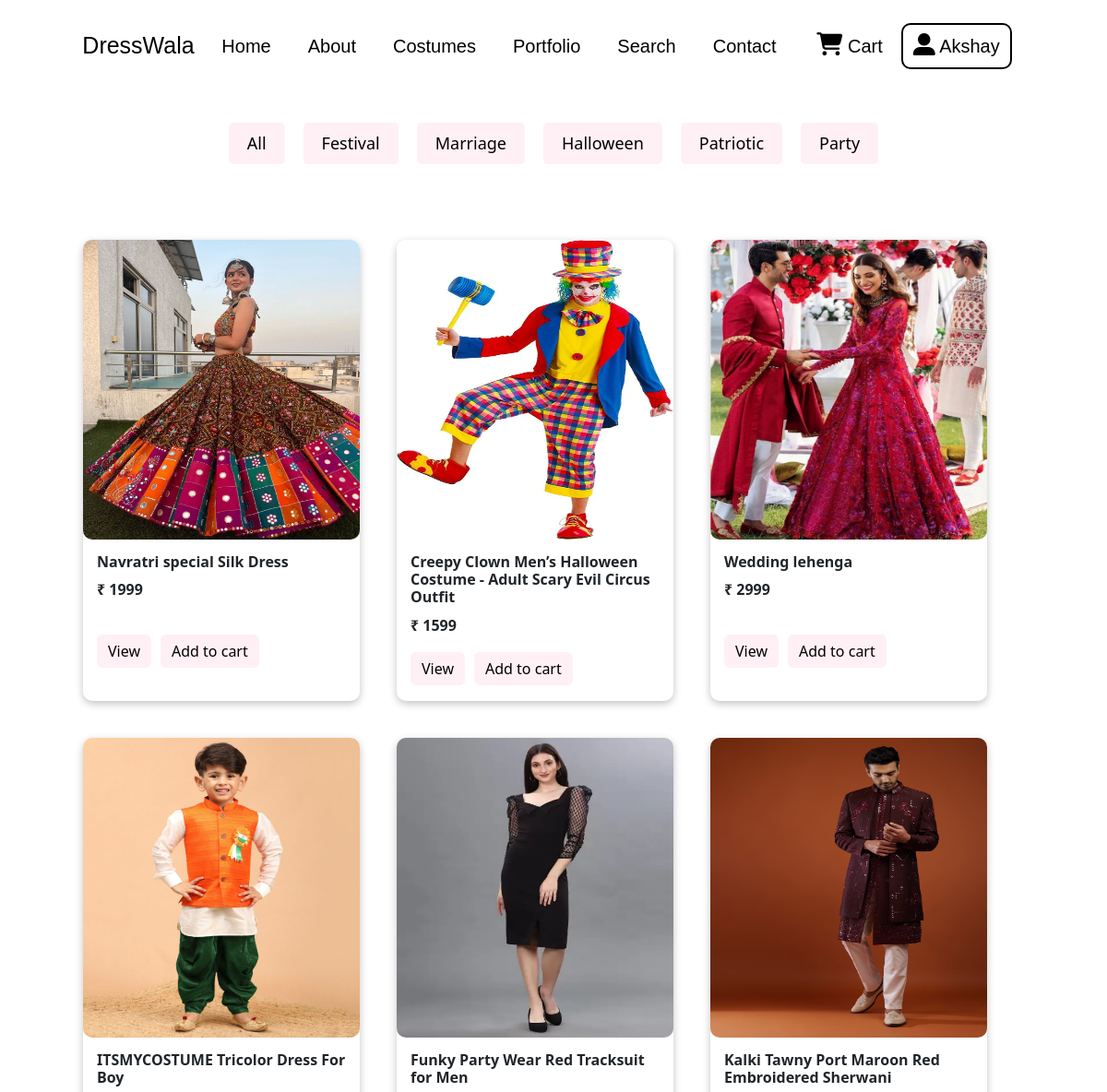
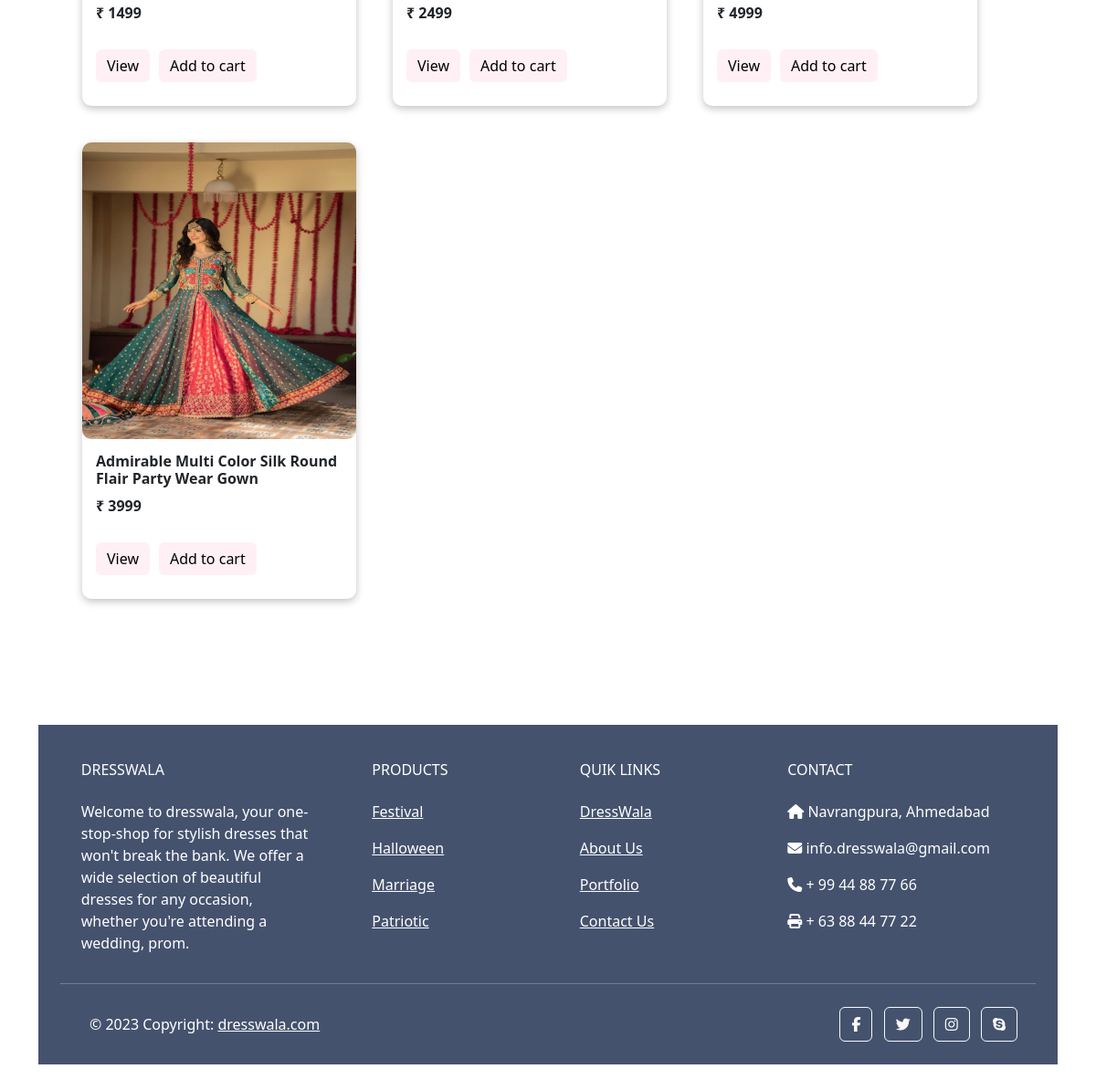
/costumes/ (signed in), run on the app's committed database (2 pictures, top to bottom).
### Mainpage/models.py (models this page shows, shortened)
class ProductData(models.Model):
    product_id = models.AutoField
    product_name = models.TextField(max_length=200,default="")
    product_price = models.IntegerField(default=0)
    product_img = models.ImageField(upload_to="products")
    product_desc = models.TextField(max_length=6000,default="")
    product_cat = models.TextField(max_length=100,default="")

### Mainpage/views.py (the view)
# urls.py: path('costumes/',views.Costumepage,name="Costumepage"),
def Costumepage(request):
    products = ProductData.objects.all()
    return render(request,"Mainpage/costume.html",{"products":products})

### Mainpage/templates/Mainpage/costume.html (shortened to what this page needs)
{% extends 'Mainpage/basic.html' %}
{% load static %}
    {% block body %}
    <div class="main">
        <div class="header-part">
            <div class="category">
                <form action="/costumes/" method="post">{% csrf_token %}
                    <button type="submit">All</button>
                </form>
            </div>
            <div class="category">
                <form action="/festival/" method="post">{% csrf_token %}
                    <button type="submit">Festival</button>
                </form>
            </div>
            <div class="category">
                <form action="/Marriage/" method="post">{% csrf_token %}
                    <button type="submit">Marriage</button>
                </form>
            </div>
            <div class="category">
                <form action="/Halloween/" method="post">{% csrf_token %}
                    <button type="submit">Halloween</button>
                </form>
            </div>
            <div class="category">
                <form action="/Patriotic/" method="post">{% csrf_token %}
                    <button type="submit">Patriotic</button>
                </form>
            </div>
            <div class="category">
                <form action="/Party/" method="post">{% csrf_token %}
                    <button type="submit">Party</button>
                </form>
            </div>
        </div>
        <div class="content">
            {% for i in products %}
            <div class="box">
                <div class="img-part">
                    <img style="height: 100%; width: 100%;" src="/media/{{i.product_img}}" alt="">
                </div>
                <div class="card-content">
                    <div class="heading">
                        <h6><b>{{i.product_name}}</b></h6>
                        <p><b>₹ {{i.product_price}}</b></p>
                    </div>
                    <a href="/product/{{i.id}}"><button type="button" style="margin-right: 10px;"
                            class="btn btn-primary">View</button></a>
                    <form action="/Mycart/" method="post">{% csrf_token %}
                        <button type="submit" class="btn btn-primary">Add to cart</button>
                    </form>
                </div>
            </div>
            {% endfor %}
        </div>
    </div>
    {% endblock %}

### Mainpage/templates/Mainpage/basic.html (shortened to what this page needs)
{% load static %}
<!doctype html>
<html lang="en">
<head>
  <link rel="stylesheet" href="https://cdnjs.cloudflare.com/ajax/libs/font-awesome/4.7.0/css/font-awesome.min.css">
  <link href="https://cdn.jsdelivr.net/npm/bootstrap@5.2.2/dist/css/bootstrap.min.css" rel="stylesheet"
>
</head>
<body>
  <header id="dropdownmenu">
    <div class="logo"><a href="/">DressWala</a></div>
    <div class="navbar">
      <div class="nav1">
        <ul>
          <li>
            <a href="/">Home</a>
          </li>
          <li>
            <a href="/about/">About</a>
          </li>
          <li>
            <a href="/costumes/">Costumes</a>
          </li>
          <li>
            <a href="/portfolio/">Portfolio</a>
          </li>
          <li>
            <a href="/search/">Search</a>
          </li>
          <li>
            <a href="/contact/">Contact</a>
          </li>
        </ul>
      </div>
      <div class="nav2">
        <ul>
          <li>
            <div class="userandcart">
              <div class="cartbtn">
                <a href="/Mycart/"><i style="font-size:25px" class="fa">&#xf07a;</i> Cart</a>
              </div>
              {% if user.is_authenticated %}
              <a href="/profile/">
                <button class="userbutton">
                  <i style='font-size:24px' class='fas'>&#xf406;</i>
                  {{user.first_name}}
                </button>
              </a>
              {% else %}
              <a href="/login/"><button>Login</button></a>
              {% endif %}
            </div>
          </li>
        </ul>
      </div>
    </div>
  </header>
  {% block body %}
  {% endblock %}
  <div class="container my-5">
    <footer class="text-center text-lg-start text-white" style="background-color: #45526e">
      <div class="container p-4 pb-0">
        <section class="">
          <div class="row">
            <div class="col-md-3 col-lg-3 col-xl-3 mx-auto mt-3">
              <h6 class="text-uppercase mb-4 font-weight-bold">
                DressWala
              </h6>
              <p>
                Welcome to dresswala, your one-stop-shop for stylish dresses that won't break the bank. We offer a wide
                selection of beautiful dresses for any occasion, whether you're attending a wedding, prom.
              </p>
            </div>
            <div class="col-md-2 col-lg-2 col-xl-2 mx-auto mt-3">
              <h6 class="text-uppercase mb-4 font-weight-bold">Products</h6>
              <p>
                <a href="/festival/" style="color: white;">Festival</a>
              </p>
              <p>
                <a href="/Halloween/" style="color: white;">Halloween</a>
              </p>
              <p>
                <a href="/Marriage/" style="color: white;">Marriage</a>
              </p>
              <p>
                <a href="/Patriotic/" style="color: white;">Patriotic</a>
              </p>
            </div>
            <div class="col-md-3 col-lg-2 col-xl-2 mx-auto mt-3">
              <h6 class="text-uppercase mb-4 font-weight-bold">
                Quik links
              </h6>
              <p>
                <a href="/" class="text-white" style="cursor: pointer;">DressWala</a>
              </p>
              <p>
                <a href="/about/" class="text-white" style="cursor: pointer;">About Us</a>
              </p><p>
                <a href="/portfolio/" class="text-white" style="cursor: pointer;">Portfolio</a>
              </p>
              <p>
                <a href="/contact/" class="text-white" style="cursor: pointer;">Contact Us</a>
              </p>
            </div>
            <div class="col-md-4 col-lg-3 col-xl-3 mx-auto mt-3">
              <h6 class="text-uppercase mb-4 font-weight-bold">Contact</h6>
              <p><i class="fa fa-home"></i> Navrangpura, Ahmedabad</p>
              <p><i class="fa fa-envelope"></i> info.dresswala@gmail.com</p>
              <p><i class="fa fa-phone"></i> + 99 44 88 77 66</p>
              <p><i class="fa fa-print"></i> + 63 88 44 77 22</p>
            </div>
          </div>
        </section>
        <hr class="my-3">
        <section class="p-3 pt-0">
          <div class="row d-flex align-items-center">
            <div class="col-md-7 col-lg-8 text-center text-md-start">
              <div class="p-3">
                © 2023 Copyright:
                <a class="text-white" href="https://dresswala.com/">dresswala.com</a>
              </div>
            </div>
            <div class="col-md-5 col-lg-4 ml-lg-0 text-center text-md-end">
              <a class="btn btn-outline-light btn-floating m-1" class="text-white" role="button"><i
                  class="fa fa-facebook"></i></a>
              <a class="btn btn-outline-light btn-floating m-1" class="text-white" role="button"><i
                  class="fa fa-twitter"></i></a>
              <a class="btn btn-outline-light btn-floating m-1" class="text-white" role="button"><i
                  class="fa fa-instagram"></i></a>
              <a class="btn btn-outline-light btn-floating m-1" class="text-white" role="button"><i
                  class="fa fa-skype"></i></a>
            </div>
          </div>
        </section>
      </div>
    </footer>
  </div>
</body>
</html>

### Mainpage/templates/Mainpage/basic.html (style rules this page uses)
header { height: 100px; width: 100%; overflow: hidden; background-color: white; position: fixed; top: 0; display: flex; font-family: 'Rubik', sans-serif; flex-wrap: wrap; z-index: 6; transition-duration: 2s; }
header .logo { height: 100px; width: 25%; display: flex; justify-content: center; align-items: center; font-size: 25px; color: black; }
header .logo a { text-decoration: none; color: black; }
header .navbar { height: 100px; width: 75%; display: flex; align-items: center; justify-content: space-between; }
header .navbar .nav1 { height: 100%; width: 50%; }
header .navbar .nav2 { height: 100%; width: 50%; }
header .navbar ul { display: flex; align-items: center; height: 100%; justify-content: center; }
header .navbar ul li { list-style: none; display: inline-block; margin-left: 20px; margin-right: 20px; }
header .navbar ul li a { text-decoration: none; color: black; font-size: 20px; }
header .navbar .nav2 ul li .userandcart { width: 100%; display: flex; }
header .navbar .nav2 ul li .userandcart .cartbtn { display: flex; align-items: center; margin-left: 10px; margin-right: 10px; }
header .navbar .nav2 ul li .userandcart button { height: 50px; width: 90px; background-color: white; border-radius: 10px; margin-left: 10px; margin-right: 10px; }
header .navbar .nav2 ul li .userbutton { min-width: 120px; padding-left: 10px; padding-right: 10px; border: 2px solid black; }

### Mainpage/templates/Mainpage/costume.html (style rules this page uses)
.main { margin-top: 100px; padding: 20px; }
body { -ms-overflow-style: none; scrollbar-width: none; overflow: hidden; overflow-y: scroll; }
.main .header-part { -ms-overflow-style: none; scrollbar-width: none; height: 70px; width: 100%; display: flex; align-items: center; justify-content: center; overflow: scroll; }
.main .header-part .category button { height: 45px; padding-left: 20px; padding-right: 20px; margin-left: 10px; margin-right: 10px; font-size: 18px; border-radius: 5px; color: black; background-color: lavenderblush; border:none; transition-duration: 1s; }
.main .content { height: auto; width: 100%; display: flex; flex-wrap: wrap; padding: 50px; }
.main .content .box { height: 500px; width: 300px; margin: 20px; box-shadow: rgba(0, 0, 0, 0.24) 0px 3px 8px; border-radius: 10px; }
.main .content .box .img-part { height: 65%; width: 100%; border-radius: 10px; }
.main .content .box .img-part img { border-radius: 10px; }
.main .content .box .card-content { height: 35%; padding: 15px; display: flex; flex-wrap: wrap; }
.main .content .box .card-content .heading { width: 100%; }
.main .content .box .card-content button { color: black; background-color: lavenderblush; border:none; }

### data on the page
ProductData: product_img (picture), product_name "Navratri special Silk Dress", product_price "1999"
ProductData: product_img (picture), product_name "Creepy Clown Men’s Halloween Costume - Adult Scary Evil Circus Outfit", product_price "1599"
ProductData: product_img (picture), product_name "Wedding lehenga", product_price "2999"
ProductData: product_img (picture), product_name "ITSMYCOSTUME Tricolor Dress For Boy", product_price "1499"
ProductData: product_img (picture), product_name "Funky Party Wear Red Tracksuit for Men", product_price "2499"
ProductData: product_img (picture), product_name "Kalki Tawny Port Maroon Red Embroidered Sherwani", product_price "4999"
ProductData: product_img (picture), product_name "Admirable Multi Color Silk Round Flair Party Wear Gown", product_price "3999"

### other printed values
{{ user.first_name }} "Akshay"
